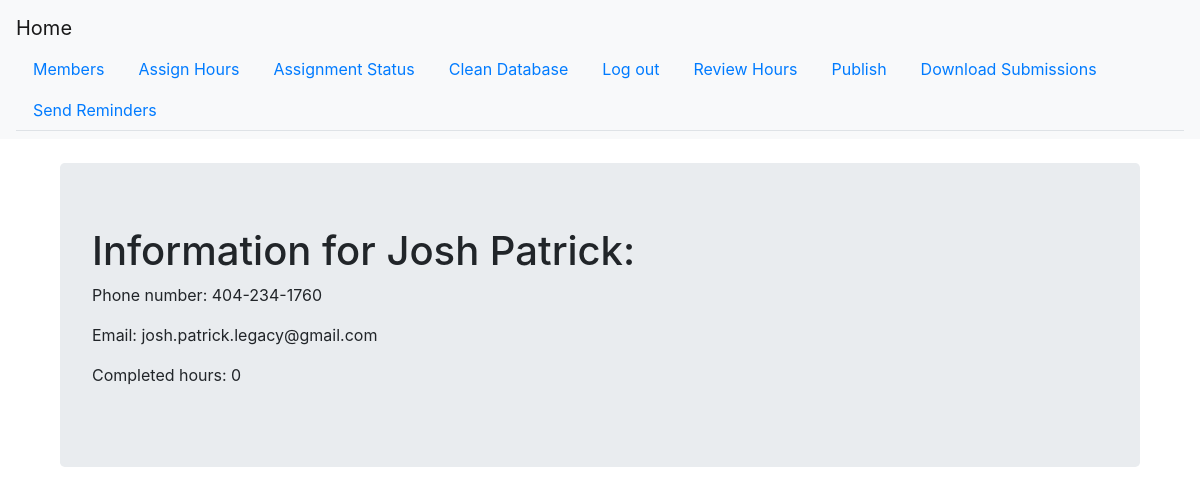
/member/17 (signed in), run on the app's committed database.
### app.py (models this page shows, shortened)
class Member(db.Model):
    id = db.Column(db.Integer, primary_key=True)
    first = db.Column(db.Text)
    last = db.Column(db.Text)
    phone = db.Column(db.Text)
    email = db.Column(db.Text)
    status = db.Column(db.Text)
    active = db.Column(db.Boolean)
    hours = db.Column(db.Integer)
    assigned = db.Column(db.Boolean)
    skips = db.Column(db.Integer)

### app.py (the view)
@app.route('/member/<identifier>')
@login_required
def member_page(identifier):
    member = Member.query.get(identifier)
    return render_template('member_page.html', member=member)

### app.py (called while the page is built)
@login_manager.user_loader
def load_user(user_id):
    return User.query.get(user_id)

### templates/member_page.html
{% extends "base.html" %}
{% block content %}
    <br>
    <div class="jumbotron" style="margin-right: 5%; margin-left: 5%">
        <h1>Information for {{ member.first + ' ' + member.last}}:</h1>
        <p>Phone number: {{ member.phone }}</p>
        <p>Email: {{ member.email }}</p>
        <p>Completed hours: {{ member.hours }}</p>
    </div>
{% endblock %}

### data on the page
Member: first+last "Josh Patrick", phone "404-234-1760", email "josh.patrick.legacy@gmail.com", hours "0"
